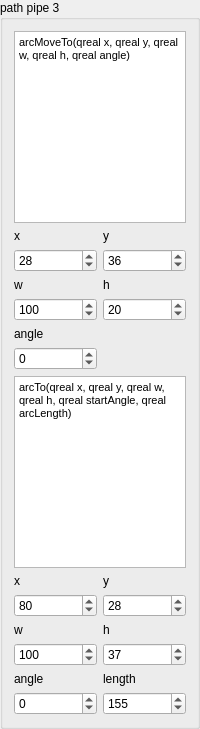
                  <widget class="QGroupBox" name="groupBox_11">
                   <property name="sizePolicy">
                    <sizepolicy hsizetype="Expanding" vsizetype="Expanding">
                     <horstretch>0</horstretch>
                     <verstretch>0</verstretch>
                    </sizepolicy>
                   </property>
                   <property name="maximumSize">
                    <size>
                     <width>200</width>
                     <height>16777215</height>
                    </size>
                   </property>
                   <property name="title">
                    <string>path pipe 3</string>
                   </property>
                   <layout class="QGridLayout" name="gridLayout_27">
                    <item row="5" column="0">
                     <widget class="QLabel" name="label_86">
                      <property name="text">
                       <string>angle</string>
                      </property>
                     </widget>
                    </item>
                    <item row="11" column="0">
                     <widget class="QDoubleSpinBox" name="doubleSpinBox_p32w">
                      <property name="decimals">
                       <number>0</number>
                      </property>
                      <property name="minimum">
                       <double>-500.000000000000000</double>
                      </property>
                      <property name="maximum">
                       <double>500.000000000000000</double>
                      </property>
                      <property name="value">
                       <double>100.000000000000000</double>
                      </property>
                     </widget>
                    </item>
                    <item row="4" column="1">
                     <widget class="QDoubleSpinBox" name="doubleSpinBox_p3_h">
                      <property name="decimals">
                       <number>0</number>
                      </property>
                      <property name="minimum">
                       <double>-500.000000000000000</double>
                      </property>
                      <property name="maximum">
                       <double>500.000000000000000</double>
                      </property>
                      <property name="value">
                       <double>20.000000000000000</double>
                      </property>
                     </widget>
                    </item>
                    <item row="10" column="1">
                     <widget class="QLabel" name="label_80">
                      <property name="text">
                       <string>h</string>
                      </property>
                     </widget>
                    </item>
                    <item row="10" column="0">
                     <widget class="QLabel" name="label_79">
                      <property name="text">
                       <string>w</string>
                      </property>
                     </widget>
                    </item>
                    <item row="11" column="1">
                     <widget class="QDoubleSpinBox" name="doubleSpinBox_p32h">
                      <property name="decimals">
                       <number>0</number>
                      </property>
                      <property name="minimum">
                       <double>-500.000000000000000</double>
                      </property>
                      <property name="maximum">
                       <double>500.000000000000000</double>
                      </property>
                      <property name="value">
                       <double>37.000000000000000</double>
                      </property>
                     </widget>
                    </item>
                    <item row="13" column="0">
                     <widget class="QDoubleSpinBox" name="doubleSpinBox_p32a">
                      <property name="decimals">
                       <number>0</number>
                      </property>
                      <property name="minimum">
                       <double>-500.000000000000000</double>
                      </property>
                      <property name="maximum">
                       <double>500.000000000000000</double>
                      </property>
                     </widget>
                    </item>
                    <item row="7" column="0" colspan="2">
                     <widget class="QTextEdit" name="textEdit_9">
                      <property name="html">
                       <string>&lt;!DOCTYPE HTML PUBLIC &quot;-//W3C//DTD HTML 4.0//EN&quot; &quot;http://www.w3.org/TR/REC-html40/strict.dtd&quot;&gt;
&lt;html&gt;&lt;head&gt;&lt;meta name=&quot;qrichtext&quot; content=&quot;1&quot; /&gt;&lt;style type=&quot;text/css&quot;&gt;
p, li { white-space: pre-wrap; }
&lt;/style&gt;&lt;/head&gt;&lt;body style=&quot; font-family:'MS Shell Dlg 2'; font-size:7.8pt; font-weight:400; font-style:normal;&quot;&gt;
&lt;p style=&quot; margin-top:0px; margin-bottom:0px; margin-left:0px; margin-right:0px; -qt-block-indent:0; text-indent:0px;&quot;&gt;&lt;span style=&quot; font-size:8.25pt;&quot;&gt;arcTo(qreal x, qreal y, qreal w, qreal h, qreal startAngle, qreal arcLength)&lt;/span&gt;&lt;/p&gt;&lt;/body&gt;&lt;/html&gt;</string>
                      </property>
                     </widget>
                    </item>
                    <item row="0" column="0" colspan="2">
                     <widget class="QTextEdit" name="textEdit_10">
                      <property name="html">
                       <string>&lt;!DOCTYPE HTML PUBLIC &quot;-//W3C//DTD HTML 4.0//EN&quot; &quot;http://www.w3.org/TR/REC-html40/strict.dtd&quot;&gt;
&lt;html&gt;&lt;head&gt;&lt;meta name=&quot;qrichtext&quot; content=&quot;1&quot; /&gt;&lt;style type=&quot;text/css&quot;&gt;
p, li { white-space: pre-wrap; }
&lt;/style&gt;&lt;/head&gt;&lt;body style=&quot; font-family:'MS Shell Dlg 2'; font-size:7.8pt; font-weight:400; font-style:normal;&quot;&gt;
&lt;p style=&quot; margin-top:0px; margin-bottom:0px; margin-left:0px; margin-right:0px; -qt-block-indent:0; text-indent:0px;&quot;&gt;&lt;span style=&quot; font-size:8.25pt;&quot;&gt;arcMoveTo(qreal x, qreal y, qreal w, qreal h, qreal angle)&lt;/span&gt;&lt;/p&gt;&lt;/body&gt;&lt;/html&gt;</string>
                      </property>
                     </widget>
                    </item>
                    <item row="3" column="0">
                     <widget class="QLabel" name="label_84">
                      <property name="text">
                       <string>w</string>
                      </property>
                     </widget>
                    </item>
                    <item row="4" column="0">
                     <widget class="QDoubleSpinBox" name="doubleSpinBox_p3_w">
                      <property name="decimals">
                       <number>0</number>
                      </property>
                      <property name="minimum">
                       <double>-500.000000000000000</double>
                      </property>
                      <property name="maximum">
                       <double>500.000000000000000</double>
                      </property>
                      <property name="value">
                       <double>100.000000000000000</double>
                      </property>
                     </widget>
                    </item>
                    <item row="6" column="0">
                     <widget class="QDoubleSpinBox" name="doubleSpinBox_p3_a">
                      <property name="decimals">
                       <number>0</number>
                      </property>
                      <property name="minimum">
                       <double>-500.000000000000000</double>
                      </property>
                      <property name="maximum">
                       <double>500.000000000000000</double>
                      </property>
                     </widget>
                    </item>
                    <item row="3" column="1">
                     <widget class="QLabel" name="label_85">
                      <property name="text">
                       <string>h</string>
                      </property>
                     </widget>
                    </item>
                    <item row="1" column="0">
                     <widget class="QLabel" name="label_76">
                      <property name="text">
                       <string>x</string>
                      </property>
                     </widget>
                    </item>
                    <item row="2" column="0">
                     <widget class="QDoubleSpinBox" name="doubleSpinBox_p3_x">
                      <property name="decimals">
                       <number>0</number>
                      </property>
                      <property name="minimum">
                       <double>-500.000000000000000</double>
                      </property>
                      <property name="maximum">
                       <double>500.000000000000000</double>
                      </property>
                      <property name="value">
                       <double>28.000000000000000</double>
                      </property>
                     </widget>
                    </item>
                    <item row="9" column="1">
                     <widget class="QDoubleSpinBox" name="doubleSpinBox_p32y">
                      <property name="decimals">
                       <number>0</number>
                      </property>
                      <property name="minimum">
                       <double>-500.000000000000000</double>
                      </property>
                      <property name="maximum">
                       <double>500.000000000000000</double>
                      </property>
                      <property name="value">
                       <double>28.000000000000000</double>
                      </property>
                     </widget>
                    </item>
                    <item row="8" column="0">
                     <widget class="QLabel" name="label_77">
                      <property name="text">
                       <string>x</string>
                      </property>
                     </widget>
                    </item>
                    <item row="9" column="0">
                     <widget class="QDoubleSpinBox" name="doubleSpinBox_p32x">
                      <property name="decimals">
                       <number>0</number>
                      </property>
                      <property name="minimum">
                       <double>-500.000000000000000</double>
                      </property>
                      <property name="maximum">
                       <double>500.000000000000000</double>
                      </property>
                      <property name="value">
                       <double>80.000000000000000</double>
                      </property>
                     </widget>
                    </item>
                    <item row="8" column="1">
                     <widget class="QLabel" name="label_78">
                      <property name="text">
                       <string>y</string>
                      </property>
                     </widget>
                    </item>
                    <item row="1" column="1">
                     <widget class="QLabel" name="label_83">
                      <property name="text">
                       <string>y</string>
                      </property>
                     </widget>
                    </item>
                    <item row="2" column="1">
                     <widget class="QDoubleSpinBox" name="doubleSpinBox_p3_y">
                      <property name="decimals">
                       <number>0</number>
                      </property>
                      <property name="minimum">
                       <double>-500.000000000000000</double>
                      </property>
                      <property name="maximum">
                       <double>500.000000000000000</double>
                      </property>
                      <property name="value">
                       <double>36.000000000000000</double>
                      </property>
                     </widget>
                    </item>
                    <item row="12" column="0">
                     <widget class="QLabel" name="label_81">
                      <property name="text">
                       <string>angle</string>
                      </property>
                     </widget>
                    </item>
                    <item row="13" column="1">
                     <widget class="QDoubleSpinBox" name="doubleSpinBox_p32l">
                      <property name="decimals">
                       <number>0</number>
                      </property>
                      <property name="minimum">
                       <double>-500.000000000000000</double>
                      </property>
                      <property name="maximum">
                       <double>500.000000000000000</double>
                      </property>
                      <property name="value">
                       <double>155.000000000000000</double>
                      </property>
                     </widget>
                    </item>
                    <item row="12" column="1">
                     <widget class="QLabel" name="label_82">
                      <property name="text">
                       <string>length</string>
                      </property>
                     </widget>
                    </item>
                   </layout>
                  </widget>
